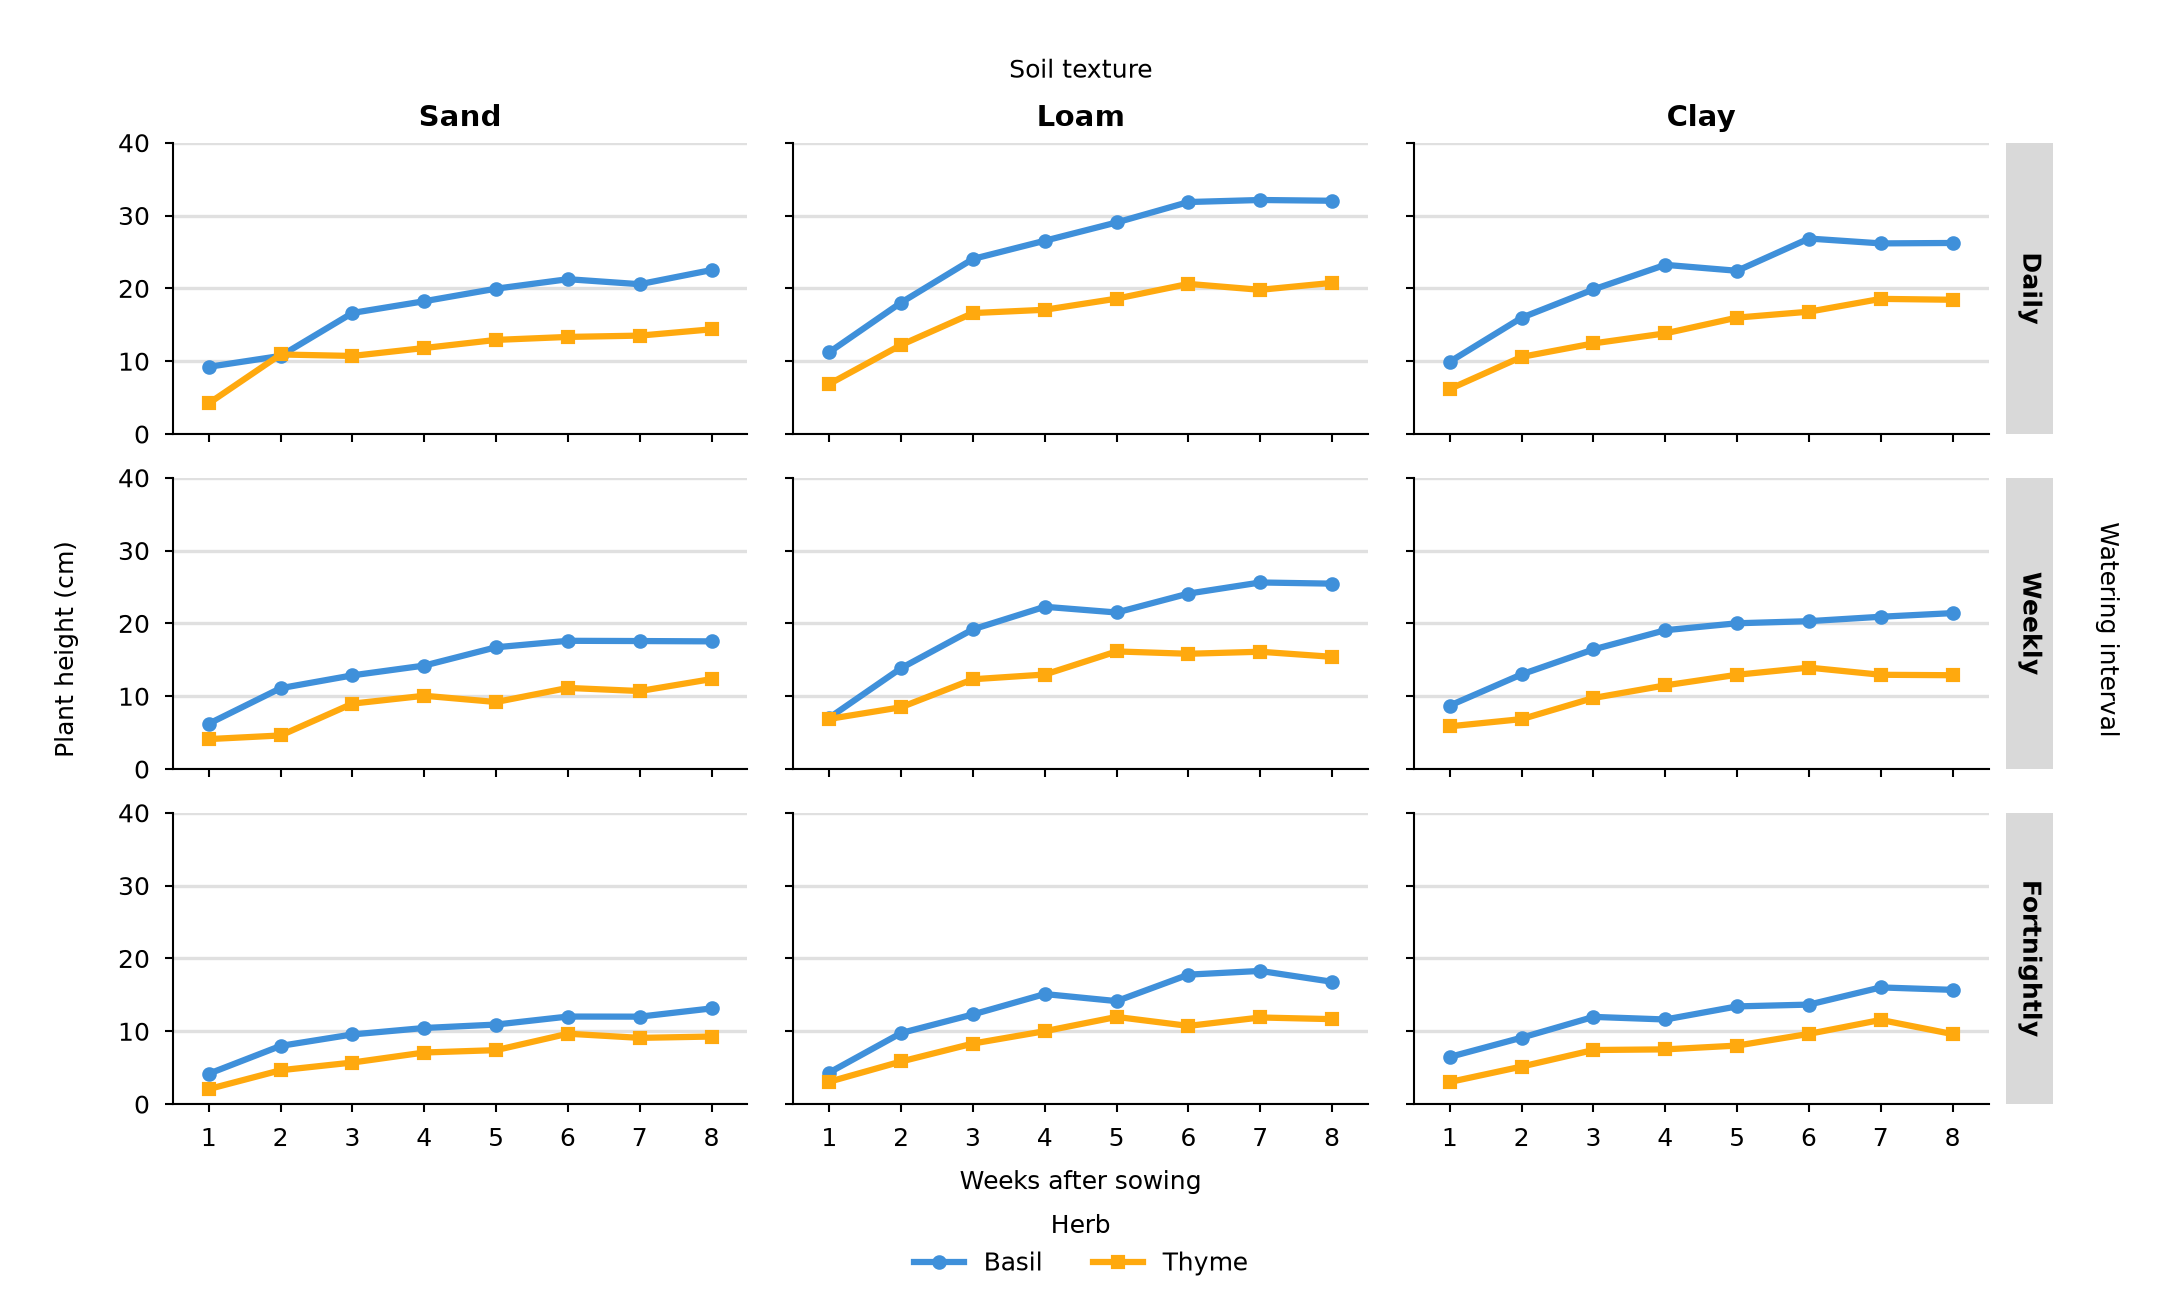

This figure's Python source:
"""Facet grid: one panel per pair of levels of two categorical variables.

Synthetic data. Writes snippet.png next to this file.
"""

import os
from pathlib import Path

import matplotlib.pyplot as plt
import numpy as np

MM = 1 / 25.4
STYLE_DIR = Path(__file__).resolve().parent / "../../../styles"
# (level, growth factor) of the column variable and the row variable
SOILS = [("Sand", 0.7), ("Loam", 1.0), ("Clay", 0.85)]
WATERING = [("Daily", 1.0), ("Weekly", 0.8), ("Fortnightly", 0.55)]
# (herb, color, marker, final height in cm at growth factors 1.0)
HERBS = [("Basil", "C0", "o", 34), ("Thyme", "C1", "s", 22)]
WEEKS = np.arange(1, 9)
STRIP_MM = 4
GAP_MM = 1.5


def draw_cell(ax, soil_factor, water_factor, rng):
    for herb, color, marker, final in HERBS:
        height = final * soil_factor * water_factor * (1 - np.exp(-WEEKS / 2.6))
        height = np.clip(height + rng.normal(0, 0.8, WEEKS.size), 0, None)
        ax.plot(WEEKS, height, color=color, marker=marker, markersize=2.5,
                label=herb)
    ax.set_axisbelow(True)
    ax.grid(axis="y", color="0.88")


def row_strip(ax, text):
    """Shaded strip beside the right edge of `ax`, as tall as the panel."""
    fig_width = ax.figure.get_figwidth() / MM
    panel_width = ax.get_position().width * fig_width
    strip = ax.inset_axes([1 + GAP_MM / panel_width, 0, STRIP_MM / panel_width, 1])
    strip.set_facecolor("0.85")
    strip.set_xticks([])
    strip.set_yticks([])
    for spine in strip.spines.values():
        spine.set_visible(False)
    strip.text(0.5, 0.5, text, rotation=-90, ha="center", va="center",
               fontweight="bold", transform=strip.transAxes)


def main():
    rng = np.random.default_rng(3)
    default = STYLE_DIR / "default.mplstyle"
    sheets = [default] if default.is_file() else []
    if selected := os.environ.get("CEDALION_STYLE"):
        sheet = Path(selected).expanduser()
        sheets.append(sheet if sheet.is_file() else STYLE_DIR / (selected.removesuffix(".mplstyle") + ".mplstyle"))
    width_mm = float(os.environ.get("CEDALION_WIDTH_MM", 183))
    with plt.style.context(sheets):
        fig, axes = plt.subplots(len(WATERING), len(SOILS), sharex=True, sharey=True,
                                 figsize=(width_mm * MM, 110 * MM))
        fig.subplots_adjust(left=0.08, right=0.92, top=0.89, bottom=0.15,
                            hspace=0.15, wspace=0.08)
        for row, (watering, water_factor) in enumerate(WATERING):
            for col, (soil, soil_factor) in enumerate(SOILS):
                draw_cell(axes[row, col], soil_factor, water_factor, rng)
            row_strip(axes[row, -1], watering)
        for ax, (soil, _) in zip(axes[0], SOILS):
            ax.set_title(soil, fontweight="bold", pad=4)

        # The axes are shared, so these limits and ticks apply to every panel.
        first = axes[0, 0]
        first.set_xlim(0.5, 8.5)
        first.set_xticks(WEEKS)
        first.set_ylim(0, 40)
        first.set_yticks([0, 10, 20, 30, 40])
        for ax in axes.flat:
            ax.label_outer()
        fig.supxlabel("Weeks after sowing", y=0.08, fontsize="medium")
        fig.supylabel("Plant height (cm)", x=0.025, fontsize="medium")
        fig.text(0.5, 0.94, "Soil texture", ha="center")
        fig.text(0.975, 0.515, "Watering interval", rotation=-90, ha="center",
                 va="center")

        handles, labels = first.get_legend_handles_labels()
        fig.legend(handles, labels, loc="lower center", ncol=len(HERBS), frameon=False,
                   title="Herb", bbox_to_anchor=(0.5, 0))
        fig.savefig(os.environ.get("CEDALION_SNIPPET_PNG", Path(__file__).with_name("snippet.png")), dpi=300)
        plt.close(fig)


if __name__ == "__main__":
    main()
